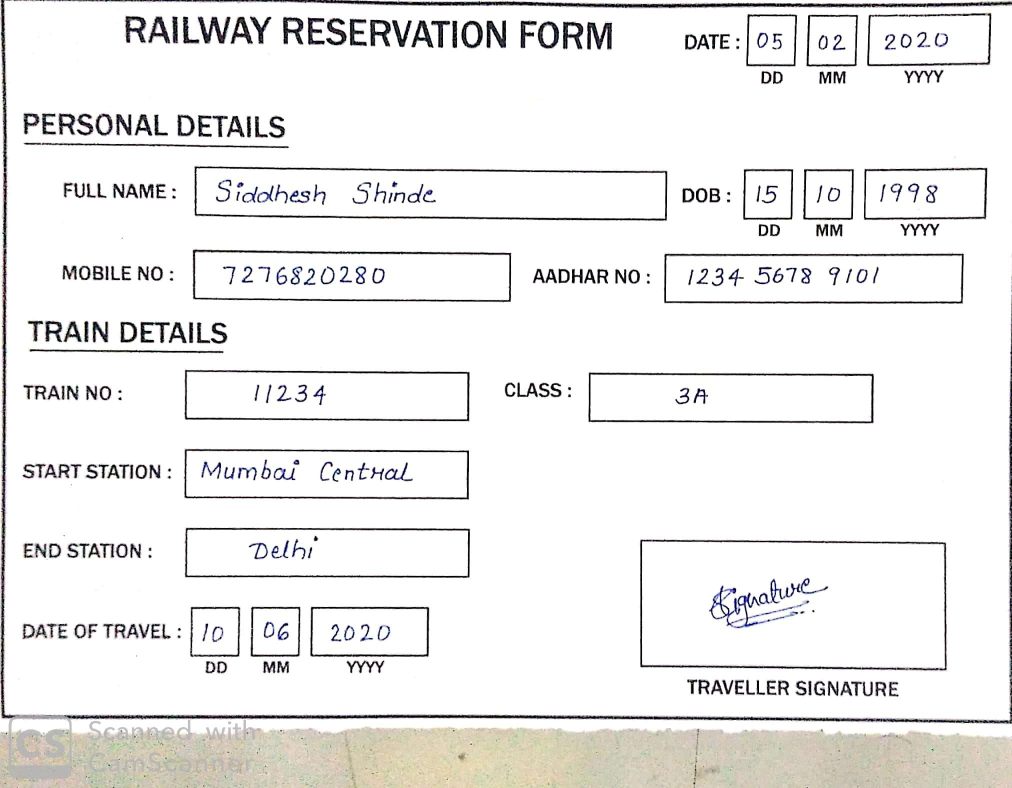
#> input picture forms/RailwayForms_8.jpg, 2024 x 1576 px (shown at 1/2 size)
$ python main.py
#> lines starting #> are read from the running program, lines starting #| are printed output that depends on the picture; after the words box and inside, x2 and y2 are one past the last pixel; in counts of white or black regions, pixels touching at a corner belong together
### src/BoundingBoxDetector.py
import cv2
import numpy as np
import matplotlib.pyplot as plt
import imutils
import random

def area(box):
	x1, y1, x2, y2 = box
	w = abs(y2 - y1)
	h = abs(x2 - x1)

	return w*h

def iou(box1, box2):
	"""Implement the intersection over union (IoU) between box1 and box2

	Arguments:
	box1 -- first box, list object with coordinates (x1, y1, x2, y2)
	box2 -- second box, list object with coordinates (x1, y1, x2, y2)
	"""

	if box1[3] < box2[1]:
		return 0
	else:
		# Calculate the (y1, x1, y2, x2) coordinates of the intersection of box1 and box2. Calculate its Area.
		xi1 = np.maximum(box1[0], box2[0])
		yi1 = np.maximum(box1[1], box2[1])
		xi2 = np.minimum(box1[2], box2[2])
		yi2 = np.minimum(box1[3], box2[3])
		inter_area = (xi2-xi1)*(yi2-yi1)

		# Calculate the Union area by using Formula: Union(A,B) = A + B - Inter(A,B)
		box1_area = (box1[2]-box1[0])*(box1[3]-box1[1])
		box2_area = (box2[2]-box2[0])*(box2[3]-box2[1])
		union_area = box1_area + box2_area - inter_area

		# compute the IoU
		iou = inter_area/union_area

		return iou

def sort_contours(cnts, method="left-to-right"):
	# initialize the reverse flag and sort index
	reverse = False
	i = 0

	# handle if we need to sort in reverse
	if method == "right-to-left" or method == "bottom-to-top":
		reverse = True

	# handle if we are sorting against the y-coordinate rather than
	# the x-coordinate of the bounding box
	if method == "top-to-bottom" or method == "bottom-to-top":
		i = 1

	# construct the list of bounding boxes and sort them from top to
	# bottom
	boundingBoxes = [cv2.boundingRect(c) for c in cnts]
	(cnts, boundingBoxes) = zip(*sorted(zip(cnts, boundingBoxes),
		key=lambda b:b[1][i], reverse=reverse))

	# return the list of sorted contours and bounding boxes
	return (cnts, boundingBoxes)

def refinedBoxes(boxes):
	nboxes = []
	visited = [0] * len(boxes)

	for i in boxes:
		if visited[boxes.index(i)] == 0:
			box = i
			visited[boxes.index(i)] = 1

			for j in range(boxes.index(i)+1, len(boxes)):
				if iou(box, boxes[j]) > 0.30 and visited[j] == 0:
					visited[j] = 1
					if area(boxes[j]) < area(box):
						box = boxes[j]

			nboxes.append(box)

	x_min = min(nboxes[0][0], nboxes[1][0], nboxes[2][0])
	x_max = max(nboxes[0][0], nboxes[1][0], nboxes[2][0])

	if nboxes[1][0] == x_min:
		nboxes[0], nboxes[1] = nboxes[1], nboxes[0]
	elif nboxes[2][0] == x_min:
		nboxes[0], nboxes[2] = nboxes[2], nboxes[0]
	if nboxes[0][0] == x_max:
		nboxes[0], nboxes[2] = nboxes[2], nboxes[0]
	elif nboxes[1][0] == x_max:
		nboxes[1], nboxes[2] = nboxes[2], nboxes[1]


	x_min = min(nboxes[3][0], nboxes[4][0], nboxes[5][0], nboxes[6][0])
	x_max = max(nboxes[3][0], nboxes[4][0], nboxes[5][0], nboxes[6][0])

	if nboxes[4][0] == x_min:
		nboxes[3], nboxes[4] = nboxes[4], nboxes[3]
	elif nboxes[5][0] == x_min:
		nboxes[3], nboxes[5] = nboxes[5], nboxes[3]
	elif nboxes[6][0] == x_min:
		nboxes[3], nboxes[6] = nboxes[6], nboxes[3]
	if nboxes[3][0] == x_max:
		nboxes[3], nboxes[6] = nboxes[6], nboxes[3]
	elif nboxes[4][0] == x_max:
		nboxes[4], nboxes[6] = nboxes[6], nboxes[4]
	elif nboxes[5][0] == x_max:
		nboxes[5], nboxes[6] = nboxes[6], nboxes[5]


	if nboxes[4][0] > nboxes[5][0]:
		nboxes[4], nboxes[5] = nboxes[5], nboxes[4]

	if nboxes[7][0] > nboxes[8][0]:
		nboxes[7], nboxes[8] = nboxes[8], nboxes[7]
	if nboxes[9][0] > nboxes[10][0]:
		nboxes[9], nboxes[10] = nboxes[10], nboxes[9]
	if nboxes[12][0] > nboxes[13][0]:
		nboxes[12], nboxes[13] = nboxes[13], nboxes[12]

	x_min = min(nboxes[14][0], nboxes[15][0],nboxes[16][0])
	x_max = max(nboxes[14][0], nboxes[15][0],nboxes[16][0])

	if nboxes[15][0] == x_min:
		nboxes[14], nboxes[15] = nboxes[15], nboxes[14]
	elif nboxes[16][0] == x_min:
		nboxes[14], nboxes[16] = nboxes[16], nboxes[14]
	if nboxes[14][0] == x_max:
		nboxes[14], nboxes[16] = nboxes[16], nboxes[14]
	elif nboxes[15][0] == x_max:
		nboxes[15], nboxes[16] = nboxes[16], nboxes[15]

	return nboxes


def getBoundingBoxes(img_path, waitKey, divisor):
#> called with img_path = '../forms/RailwayForms_8.jpg', waitKey = 3, divisor = 130
	divisor = divisor

	# Read the image
	img = cv2.imread(img_path, 0)
	img = imutils.resize(img)

	# Thresholding the image
	(thresh, img_bin) = cv2.threshold(img, 128, 255,cv2.THRESH_BINARY | cv2.THRESH_OTSU)
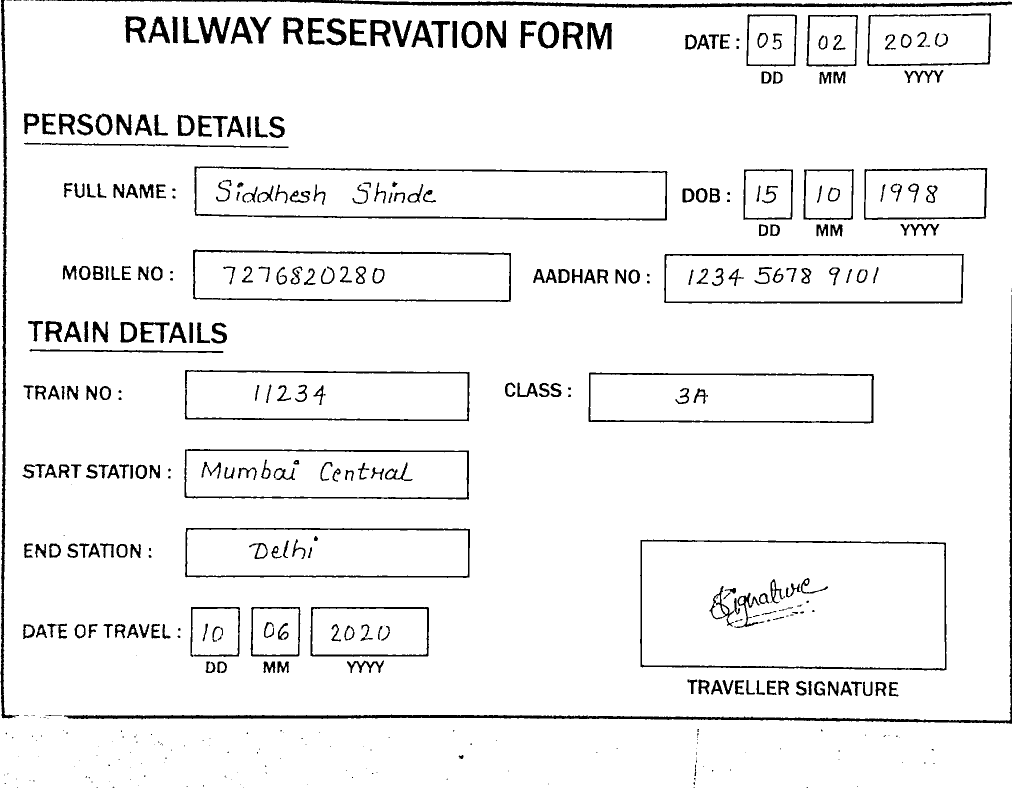
#> img_bin: shape (1576, 2024) (shown at 1/2 size); 94.3% white; 476 black regions (157 under 20 px), largest, box (x1, y1, x2, y2) and area: (128, 590, 2024, 1448) 13796, (92, 0, 2024, 16) 10561, (1, 0, 38, 1437) 8247
#> thresh = 147
	# Invert the image
	img_bin = 255-img_bin
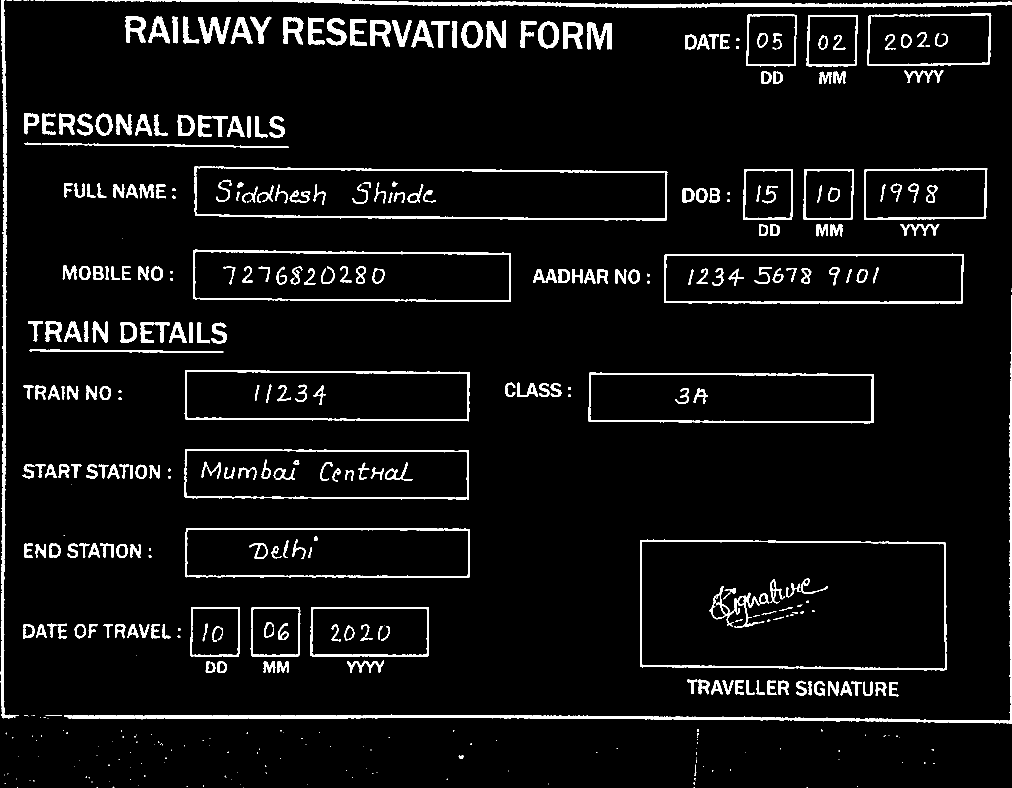
#> img_bin: shape (1576, 2024) (shown at 1/2 size); 5.7% white; 476 white regions (157 under 20 px), largest, box (x1, y1, x2, y2) and area: (128, 590, 2024, 1448) 13796, (92, 0, 2024, 16) 10561, (1, 0, 38, 1437) 8247

	# Defining a kernel length
	kernel_length = np.array(img).shape[1]//divisor

	# A verticle kernel of (1 X kernel_length), which will detect all the verticle lines from the image.
	verticle_kernel = cv2.getStructuringElement(cv2.MORPH_RECT, (1, kernel_length))

	# A horizontal kernel of (kernel_length X 1), which will help to detect all the horizontal line from the image.
	hori_kernel = cv2.getStructuringElement(cv2.MORPH_RECT, (kernel_length, 1))

	# A kernel of (3 X 3) ones.
	kernel = cv2.getStructuringElement(cv2.MORPH_RECT, (3, 3))

	# Morphological operation to detect vertical lines from an image
	img_temp1 = cv2.erode(img_bin, verticle_kernel, iterations=3)
#> img_temp1: shape (1576, 2024); 0.44% white; 59 white regions (8 under 20 px), largest, box (x1, y1, x2, y2) and area: (3, 0, 13, 1416) 5004, (2020, 611, 2024, 1427) 2100, (1281, 1101, 1284, 1313) 636
	verticle_lines_img = cv2.dilate(img_temp1, verticle_kernel, iterations=3)
#> verticle_lines_img: shape (1576, 2024); 0.8% white; 59 white regions, largest, box (x1, y1, x2, y2) and area: (3, 0, 13, 1437) 6054, (2020, 590, 2024, 1448) 2436, (1281, 1080, 1284, 1334) 762

	# Morphological operation to detect horizontal lines from an image
	img_temp2 = cv2.erode(img_bin, hori_kernel, iterations=3)
#> img_temp2: shape (1576, 2024); 1.5% white; 39 white regions, largest, box (x1, y1, x2, y2) and area: (150, 1430, 2024, 1445) 7925, (113, 0, 2024, 15) 7911, (411, 429, 1313, 441) 2558
	horizontal_lines_img = cv2.dilate(img_temp2, hori_kernel, iterations=3)
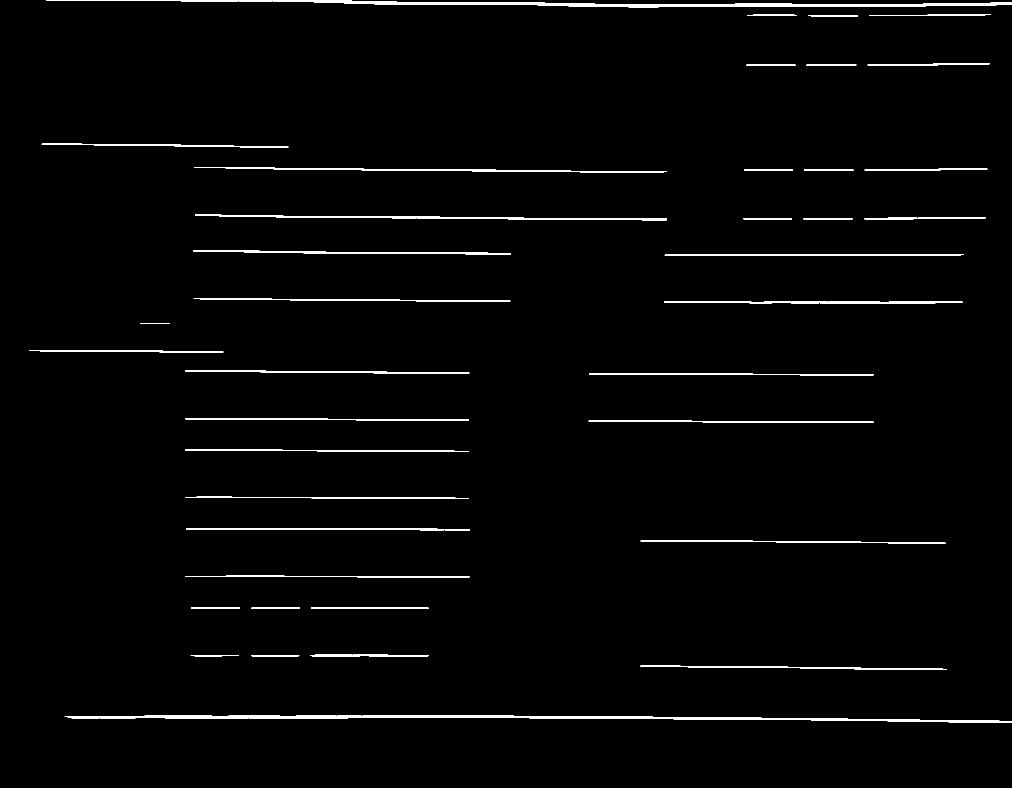
#> horizontal_lines_img: shape (1576, 2024) (shown at 1/2 size); 1.8% white; 39 white regions, largest, box (x1, y1, x2, y2) and area: (129, 1430, 2024, 1445) 9038, (92, 0, 2024, 15) 8982, (390, 429, 1334, 441) 3104

	# Weighting parameters, this will decide the quantity of an image to be added to make a new image.
	alpha = 0.5
	beta = 1.0 - alpha

	# This function helps to add two image with specific weight parameter to get a third image as summation of two image.
	img_final_bin = cv2.addWeighted(verticle_lines_img, alpha, horizontal_lines_img, beta, 0.0)
	img_final_bin = cv2.erode(~img_final_bin, kernel, iterations=2)
	(thresh, img_final_bin) = cv2.threshold(img_final_bin, 128,255, cv2.THRESH_BINARY | cv2.THRESH_OTSU)
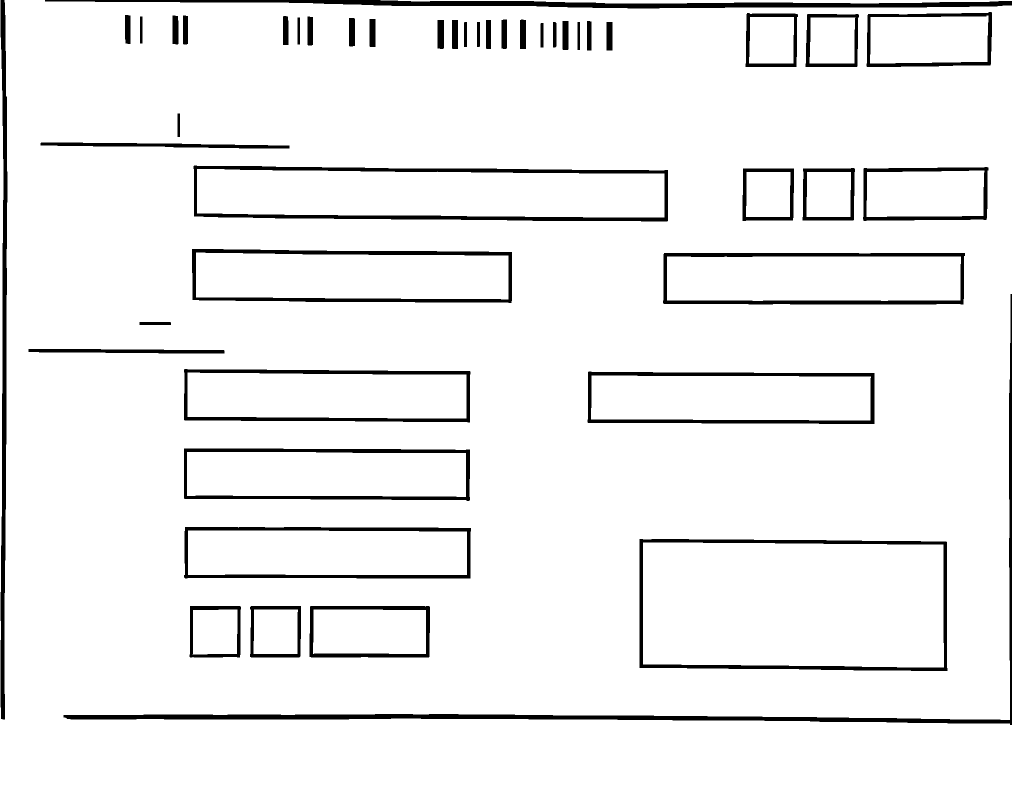
#> img_final_bin: shape (1576, 2024) (shown at 1/2 size); 94.3% white; 46 black regions
#> thresh = 127


	# Find contours for image, which will detect all the boxes
	(contours, _) = cv2.findContours(img_final_bin, cv2.RETR_TREE, cv2.CHAIN_APPROX_SIMPLE)
#> contours = 62 contours; largest, box (x1, y1, x2, y2) and area: (0, 0, 2024, 1576) 3128674, (1278, 1077, 1896, 1343) 159930, (1286, 1085, 1888, 1335) 146368, (386, 330, 1337, 444) 98239, (394, 338, 1329, 435) 81414


	# Sort all the contours by top to bottom.
	(contours, boundingBoxes) = sort_contours(contours, method="top-to-bottom")
#> in sort_contours, `boundingBoxes = [cv2.boundingRect(c) for c in cnts]`: boundingBoxes = 62 items, first 6: (761, 0, 1263, 7), (0, 0, 2024, 1576), (618, 1211, 243, 105), (626, 1219, 226, 89), (499, 1211, 104, 105), (507, 1219, 89, 89)
#> in sort_contours, `(cnts, boundingBoxes) = zip(*sorted(zip(cnts, boundingBoxes), key=lamb..`: cnts has the same summary as contours in getBoundingBoxes; boundingBoxes = 62 items, first 6: (761, 0, 1263, 7), (0, 0, 2024, 1576), (1732, 23, 253, 112), (1490, 25, 107, 110), (1610, 27, 109, 108), (249, 29, 13, 60)

	boxes = []
	for c in contours:
		# Returns the location and width,height for every contour
		x, y, w, h = cv2.boundingRect(c)
		if (w > 50 and h > 30) and h < 300:
			boxes.append([x, y, x+w, y+h])
#> this loop made 62 passes
#> after the loop, boxes = 34 items, first 6: [1732, 23, 1985, 135], [1490, 25, 1597, 135], [1610, 27, 1719, 135], [1740, 31, 1977, 127], [1498, 34, 1588, 127], [1619, 35, 1711, 127]

	# print(boxes)
	boxes = refinedBoxes(boxes)
#> in refinedBoxes, `visited = [0] * len(boxes)`: visited = 34 values from 0 to 0
#> the loop in refinedBoxes, `for i in boxes:` made 34 passes
	image = cv2.imread(img_path, 1)
#> image is the input picture: shape (1576, 2024, 3); mean B, G, R 236.1, 237, 237.7

	title = ['date_dd', 'date_mm', 'date_yyyy',
			'name', 'dob_dd', 'dob_mm', 'dob_yyyy',
			'mobile', 'aadhar',
			'train', 'class',
			'start_stn',
			'end_stn', 'sign',
			'dot_dd', 'dot_mm', 'dot_yyyy']

	count = 0
	for i in boxes:
		x1, y1, x2, y2 = i
		cv2.rectangle(image, (x1,y1), (x2,y2), (0,255,0), 5)
		crop_img = img[y1:y2, x1:x2]
		cv2.imwrite('../test/' + title[count] +  '.jpg', crop_img)
		cv2.putText(image, title[count], (x1, y1-2), cv2.FONT_ITALIC, 0.55,
						(100,100,255), 1)
		count += 1
		if count == 17:
			break
#> this loop made 17 passes
#> i on passes 1 to 8: [1498, 34, 1588, 127], [1619, 35, 1711, 127], [1740, 31, 1977, 127], [394, 338, 1329, 435], [1492, 344, 1581, 434], [1613, 344, 1702, 434], [1733, 341, 1969, 434], [392, 505, 1017, 599]
#> pass 1, in getBoundingBoxes, `crop_img = img[y1:y2, x1:x2]`:
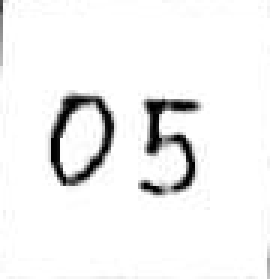
#> crop_img: shape (93, 90) (shown 3 times larger); min 0, max 255, mean 241.1
#> pass 3, in getBoundingBoxes, `crop_img = img[y1:y2, x1:x2]`:
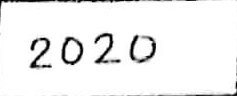
#> crop_img: shape (96, 237); min 0, max 255, mean 240.6
#> after the loop:
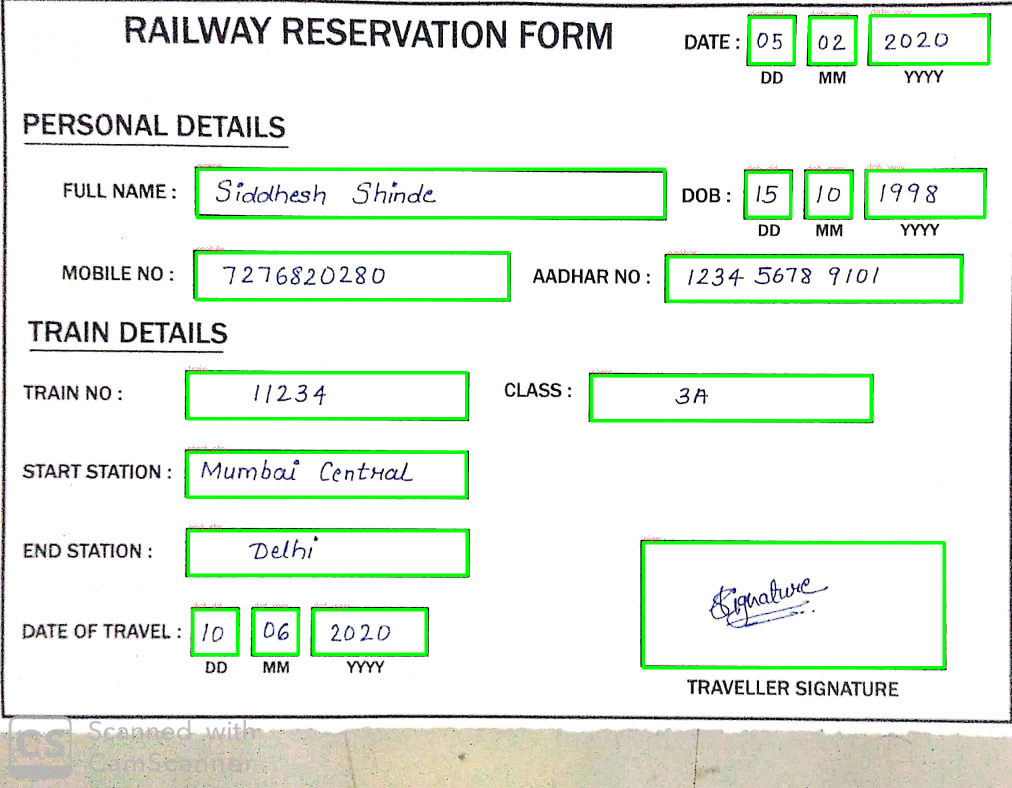
#> image: shape (1576, 2024, 3) (shown at 1/2 size); 3.53% of pixels changed, all inside (x1, y1, x2, y2) = (371, 17, 1981, 1339)


	cv2.imwrite("image.jpg", image)

	'''
	for i in range(len(boxes)):
		if i == 0 or i == 25 or i == 26:
			x1, y1, x2, y2 = boxes[i]
			cv2.rectangle(img, (x1,y1), (x2,y2), (0,255,0), 3)

	#cv2.imwrite("image.jpg", img)
	print(boxes[0])
	print(boxes[25])
	print(boxes[26])
	'''

# getBoundingBoxes('../forms/RailwayForms_5.jpg', 10, 130)


### src/main.py
import sys
import numpy as np
import tensorflow as tf
import os
import shutil
import cv2
import matplotlib.pyplot as plt
import imutils

from Model import Model, DecoderType
from WordSegmentation import wordSegmentation, prepareImg
from BoundingBoxDetector import getBoundingBoxes
from database import updateDatabase
from correction import correction

batchSize = 50
imgSize = (128, 32)
maxTextLen = 32

waitKey = 3
divisor = 130

wordSegmentationParameters = {'date_dd': (105, 30, 5, 500),
								'date_mm': (105, 30, 5, 500),
								'date_yyyy': (105, 30, 5, 500),
								'dob_dd': (105, 30, 5, 500),
								'dob_mm': (105, 30, 5, 500),
								'dob_yyyy': (105, 30, 5, 500),
								'name': (105, 35, 5, 500),
								'mobile': (105, 25, 15, 500),
								'aadhar': (105, 30, 5, 500),
								'train': (105, 25, 8, 500),
								'class': (105, 25, 3, 500),
								'start_stn': (105, 25, 10, 500),
								'end_stn': (105, 25, 10, 500),
								'dot_dd': (105, 30, 5, 500),
								'dot_mm': (105, 30, 5, 500),
								'dot_yyyy': (105, 30, 5, 500)}

fields = ['Date', 'Name', 'Date_of_Birth',
			'Mobile_Number', 'Aadhar_Number',
			'Train_Number', 'Class',
			'Start_Station', 'End_Station',
			'Date_of_Travel']


# filenames and paths to data
pathCharList = '../model/charList.txt'
pathAccuracy = '../model/accuracy.txt'
pathTrain = '../data/'
pathInfer = '../forms/RailwayForms_8.jpg'
pathCorpus = '../data/corpus.txt'
pathTest = '../test/'

class Batch:
	"batch containing images and ground truth texts"
	def __init__(self, gtTexts, imgs):
		self.imgs = np.stack(imgs, axis=0)
		self.gtTexts = gtTexts


#----------Preprocess----------
# [121 lines left out: functions preprocess, infer, imageSegmentation, not called in this run]

def main():

	# img = tf.keras.preprocessing.image.load_img(pathInfer, target_size=(1170,830))
	# tf.keras.preprocessing.image.save_img(pathInfer, img)

	# img = cv2.imread(pathInfer)
	getBoundingBoxes(pathInfer, waitKey, divisor)
#> (the run stopped early here; a loop or call above may not have finished)
